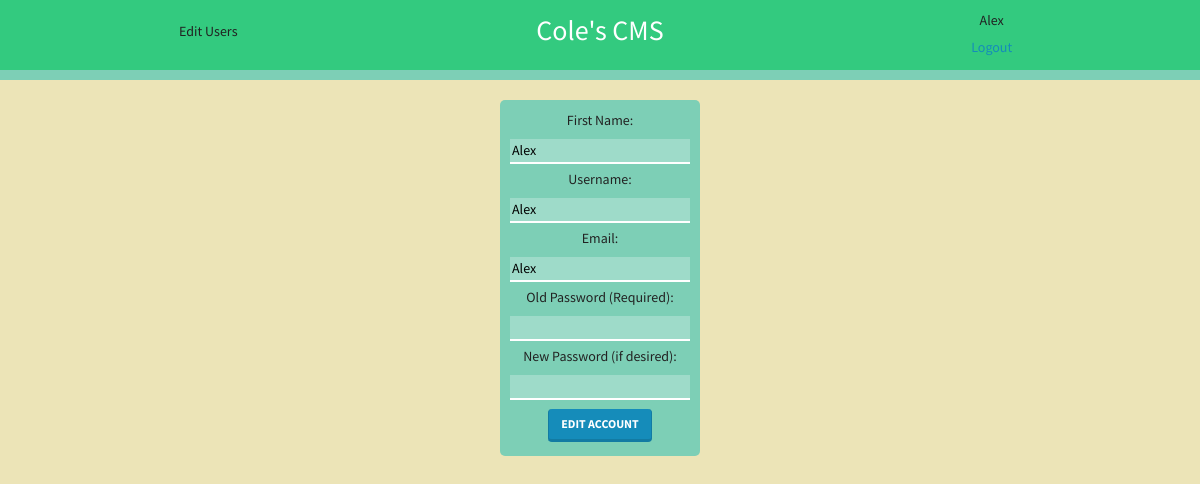
Screenshot of /admin/admin_edituser.php (signed in) with the database file from the repository.
### tables this page shows
CREATE TABLE `tbl_users` (
  `users_id` int(10) UNSIGNED NOT NULL,
  `users_name` varchar(30) NOT NULL,
  `users_pass` varchar(255) NOT NULL,
  `users_email` varchar(50) NOT NULL,
  `users_lastlog` varchar(60) DEFAULT NULL,
  `users_ip` varchar(50) DEFAULT NULL,
  `users_level` int(11) NOT NULL,
  `users_fname` varchar(100) NOT NULL,
  `users_firstlog` tinyint(1) NOT NULL DEFAULT '1',
  `users_accountCreationDate` varchar(30) DEFAULT NULL,
  `users_suspensionCheck` tinyint(1) NOT NULL
);

### admin/phpscripts/read.php (called while the page is built, shortened)
<?php
	function getSingle($tbl, $col, $id) {
		include('connect.php');
		$querySingle = "SELECT * FROM {$tbl} WHERE {$col} = {$id}";
		$runSingle = mysqli_query($link, $querySingle);
		if($runSingle){
			return $runSingle;
			} else {
			$error = "There was a problem accessing this information. Contact your Admin.";
			return $error;
		}
	}
    ?>

### admin/admin_edituser.php (the view, shortened to what this page needs)
<?php
    $getUser = getSingle('tbl_users','users_id',$_SESSION['users_id']);
    $foundUser=mysqli_fetch_array($getUser,MYSQLI_ASSOC);
?>
<!DOCTYPE html>
<html lang="en">
<head>
    <?php include('includes/styles.php');?>
</head>
<body>
    <?php include('includes/header.php');?>
    <div class="container">
        <div id="cmsContainer" class="flexInDown">
            <div class="flexInDown blue mainButtonsCon">
                <form action="admin_edituser.php" method="post" class="flexInDown">
                <label>First Name:</label>
                <input  type="text" name="firstname" value="<?php echo $foundUser['users_fname']?>">
                <label>Username:</label>
                <input  type="text" name="username" value="<?php echo $foundUser['users_name']?>">
                <label>Email:</label>
                <input  type="text" name="email" value="<?php echo $foundUser['users_email']?>">
                <label>Old Password (Required):</label>
                <input  type="text" name="password" value="<?php ?>">
                <label>New Password (if desired):</label>
                <input  type="text" name="newPassword" value="<?php ?>">
                    <input class="btn btn-primary m-1" type="submit" name="submit" value="Edit Account">
                </form>
            </div>
        </div>
    </div>
</body>
</html>

### admin/css/main.css (style rules this page uses)
input { background-color:rgba(255,255,255,0.25);border-top:none;border-left:none;border-right:none;border-bottom:2px solid white;margin-bottom:5px }
.btn { border-bottom-width:3px }
body { background-color:#ECE4B7 }
.blue { background-color:#7DCFB6 }
.flexInDown { display:flex;justify-content:center;align-items:center;flex-direction:column }
#cmsContainer { margin:20px;border-radius:25px }
.mainButtonsCon { border-radius:5px;padding:10px }

### rows the page displays
tbl_users: firstname "Alex", username "Alex", email "Alex"

### other values shown
$title "Edit Users"
$_SESSION['users_name'] "Alex"
